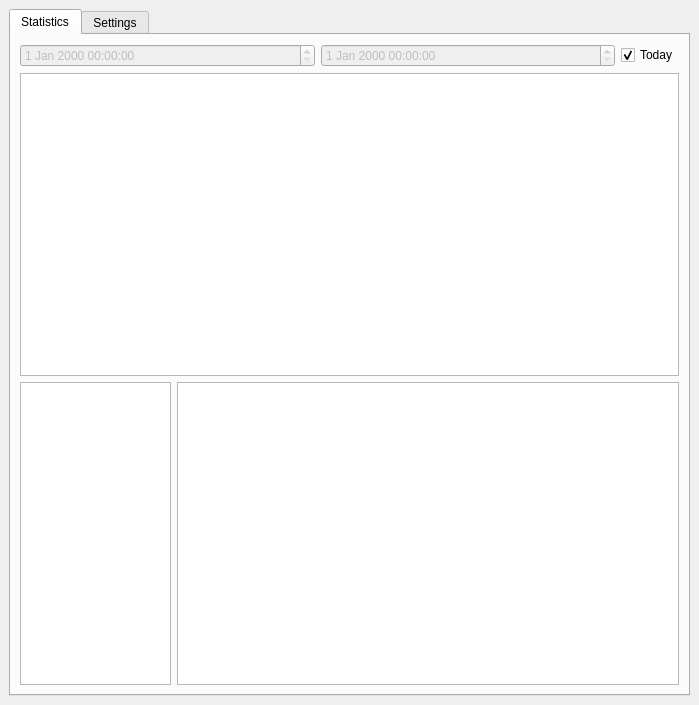
<?xml version="1.0" encoding="UTF-8"?>
<ui version="4.0">
 <class>Main</class>
 <widget class="QMainWindow" name="Main">
  <property name="windowModality">
   <enum>Qt::WindowModal</enum>
  </property>
  <property name="geometry">
   <rect>
    <x>0</x>
    <y>0</y>
    <width>699</width>
    <height>705</height>
   </rect>
  </property>
  <property name="sizePolicy">
   <sizepolicy hsizetype="Ignored" vsizetype="Ignored">
    <horstretch>0</horstretch>
    <verstretch>0</verstretch>
   </sizepolicy>
  </property>
  <property name="minimumSize">
   <size>
    <width>0</width>
    <height>0</height>
   </size>
  </property>
  <property name="maximumSize">
   <size>
    <width>1000</width>
    <height>1000</height>
   </size>
  </property>
  <property name="windowTitle">
   <string>Sputracker</string>
  </property>
  <property name="toolButtonStyle">
   <enum>Qt::ToolButtonFollowStyle</enum>
  </property>
  <widget class="QWidget" name="centralwidget">
   <property name="sizePolicy">
    <sizepolicy hsizetype="Ignored" vsizetype="Ignored">
     <horstretch>0</horstretch>
     <verstretch>0</verstretch>
    </sizepolicy>
   </property>
   <layout class="QVBoxLayout" name="verticalLayout">
    <item>
     <widget class="QTabWidget" name="tabWidget">
      <property name="currentIndex">
       <number>0</number>
      </property>
      <widget class="QWidget" name="tab_2">
       <attribute name="title">
        <string>Statistics</string>
       </attribute>
       <layout class="QVBoxLayout" name="verticalLayout_5">
        <item>
         <layout class="QHBoxLayout" name="datePickLayout">
          <item>
           <widget class="QDateTimeEdit" name="startDateTimeEdit">
            <property name="enabled">
             <bool>false</bool>
            </property>
            <property name="dateTime">
             <datetime>
              <hour>0</hour>
              <minute>0</minute>
              <second>0</second>
              <year>2000</year>
              <month>1</month>
              <day>1</day>
             </datetime>
            </property>
            <property name="minimumDateTime">
             <datetime>
              <hour>0</hour>
              <minute>0</minute>
              <second>0</second>
              <year>2000</year>
              <month>1</month>
              <day>1</day>
             </datetime>
            </property>
            <property name="maximumDate">
             <date>
              <year>3000</year>
              <month>1</month>
              <day>1</day>
             </date>
            </property>
            <property name="minimumDate">
             <date>
              <year>2000</year>
              <month>1</month>
              <day>1</day>
             </date>
            </property>
            <property name="currentSection">
             <enum>QDateTimeEdit::DaySection</enum>
            </property>
            <property name="calendarPopup">
             <bool>false</bool>
            </property>
           </widget>
          </item>
          <item>
           <widget class="QDateTimeEdit" name="endDateTimeEdit">
            <property name="enabled">
             <bool>false</bool>
            </property>
            <property name="dateTime">
             <datetime>
              <hour>0</hour>
              <minute>0</minute>
              <second>0</second>
              <year>2000</year>
              <month>1</month>
              <day>1</day>
             </datetime>
            </property>
            <property name="maximumDate">
             <date>
              <year>3000</year>
              <month>1</month>
              <day>1</day>
             </date>
            </property>
            <property name="minimumDate">
             <date>
              <year>2000</year>
              <month>1</month>
              <day>1</day>
             </date>
            </property>
            <property name="currentSection">
             <enum>QDateTimeEdit::DaySection</enum>
            </property>
           </widget>
          </item>
          <item>
           <widget class="QCheckBox" name="disableDateRange">
            <property name="sizePolicy">
             <sizepolicy hsizetype="Maximum" vsizetype="Fixed">
              <horstretch>0</horstretch>
              <verstretch>0</verstretch>
             </sizepolicy>
            </property>
            <property name="text">
             <string>Today</string>
            </property>
            <property name="checked">
             <bool>true</bool>
            </property>
            <property name="tristate">
             <bool>false</bool>
            </property>
           </widget>
          </item>
         </layout>
        </item>
        <item>
         <widget class="QChartView" name="chartView"/>
        </item>
        <item>
         <layout class="QHBoxLayout" name="projectsViewLayout">
          <property name="leftMargin">
           <number>0</number>
          </property>
          <item>
           <widget class="QListWidget" name="projectsTimesList">
            <property name="sizePolicy">
             <sizepolicy hsizetype="Expanding" vsizetype="Expanding">
              <horstretch>30</horstretch>
              <verstretch>0</verstretch>
             </sizepolicy>
            </property>
           </widget>
          </item>
          <item>
           <widget class="QListWidget" name="projectEventsList">
            <property name="sizePolicy">
             <sizepolicy hsizetype="Expanding" vsizetype="Expanding">
              <horstretch>100</horstretch>
              <verstretch>0</verstretch>
             </sizepolicy>
            </property>
           </widget>
          </item>
         </layout>
        </item>
       </layout>
      </widget>
      <widget class="QWidget" name="tabSettings">
       <attribute name="title">
        <string>Settings</string>
       </attribute>
       <layout class="QVBoxLayout" name="verticalLayout_4">
        <item>
         <widget class="QCheckBox" name="isLocalServerBox">
          <property name="text">
           <string>Run local server</string>
          </property>
          <property name="checkable">
           <bool>true</bool>
          </property>
          <property name="checked">
           <bool>false</bool>
          </property>
         </widget>
        </item>
        <item>
         <widget class="QLabel" name="hostLabel">
          <property name="text">
           <string>Host</string>
          </property>
         </widget>
        </item>
        <item>
         <widget class="QLineEdit" name="hostEdit">
          <property name="placeholderText">
           <string>http://localhost</string>
          </property>
         </widget>
        </item>
        <item>
         <widget class="QLabel" name="portLabel">
          <property name="text">
           <string>Port</string>
          </property>
         </widget>
        </item>
        <item>
         <widget class="QSpinBox" name="portBox">
          <property name="maximum">
           <number>65535</number>
          </property>
         </widget>
        </item>
        <item>
         <widget class="QLabel" name="intervalLabel">
          <property name="text">
           <string>Interval</string>
          </property>
          <property name="textFormat">
           <enum>Qt::PlainText</enum>
          </property>
         </widget>
        </item>
        <item>
         <widget class="QSpinBox" name="intervalBox">
          <property name="buttonSymbols">
           <enum>QAbstractSpinBox::UpDownArrows</enum>
          </property>
          <property name="accelerated">
           <bool>false</bool>
          </property>
          <property name="maximum">
           <number>10000</number>
          </property>
         </widget>
        </item>
        <item>
         <spacer name="verticalSpacer">
          <property name="orientation">
           <enum>Qt::Vertical</enum>
          </property>
          <property name="sizeHint" stdset="0">
           <size>
            <width>20</width>
            <height>40</height>
           </size>
          </property>
         </spacer>
        </item>
        <item>
         <layout class="QHBoxLayout" name="horizontalLayout">
          <item>
           <spacer name="horizontalSpacer">
            <property name="orientation">
             <enum>Qt::Horizontal</enum>
            </property>
            <property name="sizeHint" stdset="0">
             <size>
              <width>40</width>
              <height>20</height>
             </size>
            </property>
           </spacer>
          </item>
          <item>
           <widget class="QPushButton" name="applyButton">
            <property name="text">
             <string>Apply</string>
            </property>
           </widget>
          </item>
         </layout>
        </item>
       </layout>
      </widget>
     </widget>
    </item>
   </layout>
  </widget>
  <action name="actionQuit">
   <property name="text">
    <string>&amp;Quit</string>
   </property>
  </action>
 </widget>
 <customwidgets>
  <customwidget>
   <class>QChartView</class>
   <extends>QGraphicsView</extends>
   <header>PyQt5.QtChart</header>
  </customwidget>
 </customwidgets>
 <resources/>
 <connections/>
</ui>
